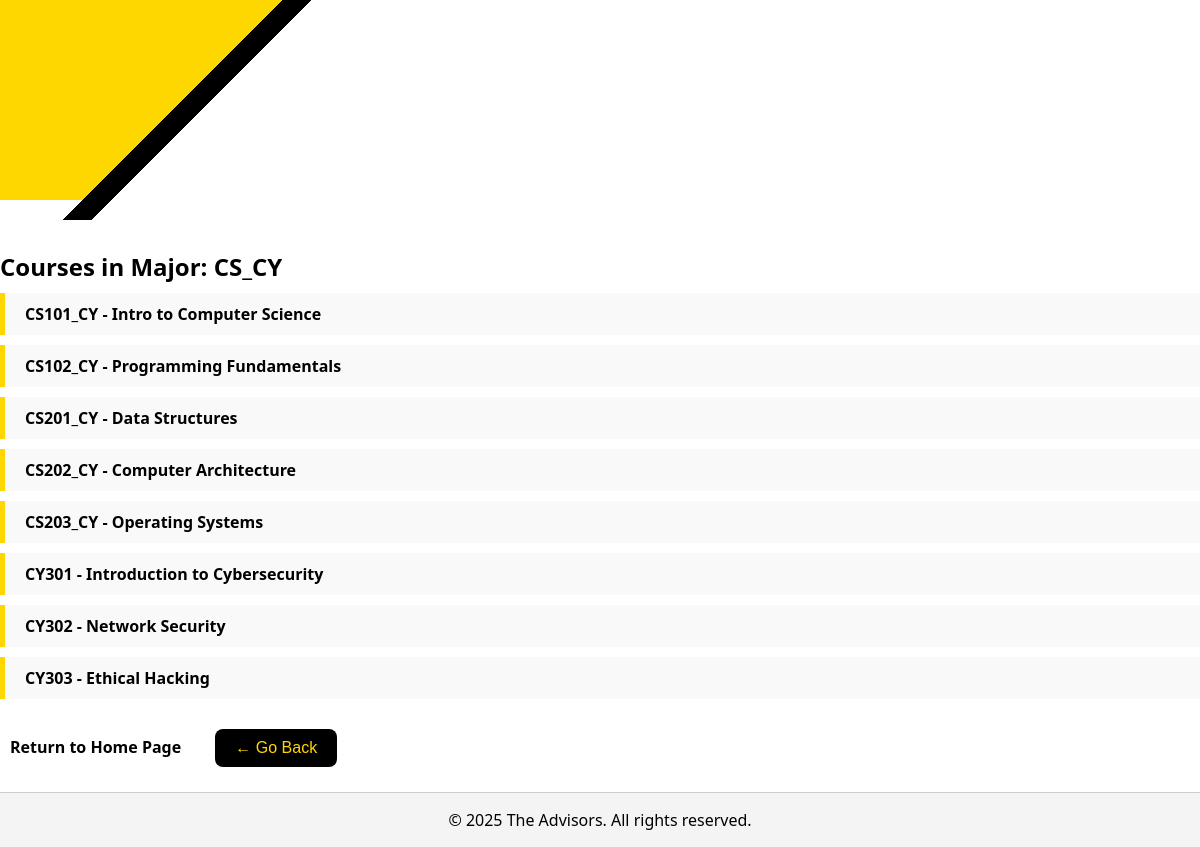
The page /view_major.php?major_id=CS_CY on the database its author committed.
### tables this page shows
CREATE TABLE "course" (
	"course_id"	TEXT,
	"course_name"	TEXT,
	"course_desc"	TEXT,
	"major_id"	TEXT,
	"prereq_id"	TEXT, core_id TEXT references core(core_id),
	PRIMARY KEY("course_id"),
	FOREIGN KEY("major_id") REFERENCES "major"("major_id"),
	FOREIGN KEY("prereq_id") REFERENCES "course"("course_id")
);

### view_major.php (the view, shortened to what this page needs)
<?php
include 'header.php';
$db = connectDB();
$major_id = $_GET['major_id'] ?? '';
$query = $db->prepare("SELECT * FROM course WHERE major_id = :major_id ORDER BY course_id ASC");
$query->execute([':major_id' => $major_id]);
$courses = $query->fetchAll(PDO::FETCH_ASSOC);
?>
<h2>Courses in Major: <?= htmlspecialchars($major_id) ?></h2>
<ul>
<?php foreach ($courses as $course): ?>
    <li>
        <a href="view_course.php?course_id=<?= urlencode($course['course_id']) ?>">
            <?= htmlspecialchars($course['course_id']) ?> - <?= htmlspecialchars($course['course_name']) ?>
        </a>
    </li>
<?php endforeach; ?>
</ul>
<a href="index.php">Return to Home Page</a>
<button onclick="history.back()" class="go-back-button">← Go Back</button>
<?php include 'footer.php'; ?>

### style.css (style rules this page uses)
* { margin: 0; padding: 0; box-sizing: border-box; }
body { font-family: 'Segoe UI', Tahoma, Geneva, Verdana, sans-serif; background-color: #ffffff; background-image: linear-gradient(135deg, #FFD700 0%, #FFD700 200px, transparent 200px), linear-gradient(135deg, transparent 0%, transparent 200px, #000000 200px, #000000 220px, transparent 220px); background-repeat: no-repeat; background-size: 100% 200px, 100% 220px; color: #000000; margin: 0; padding-top: 250px; }
h1, h2 { color: #000000; margin-bottom: 10px; }
a { color: #000000; text-decoration: none; font-weight: bold; margin: 0 10px; }
button { background-color: #000000; color: #ffffff; border: none; padding: 10px 20px; font-size: 1rem; border-radius: 5px; cursor: pointer; transition: background-color 0.3s, color 0.3s; z-index: 3; position: relative; }
ul { list-style-type: none; padding: 0; }
ul li { background-color: #f9f9f9; margin: 10px 0; padding: 10px; border-left: 5px solid #FFD700; }
.go-back-button { margin-top: 20px; margin-left: 20px; padding: 10px 20px; background-color: #000; color: #FFD700; border: none; border-radius: 8px; font-size: 1rem; cursor: pointer; transition: background-color 0.3s, color 0.3s; z-index: 2; position: relative; margin-bottom: 80px; }

### rows shown on the page
course: course_id "CS101_CY", course_name "Intro to Computer Science"
course: course_id "CS102_CY", course_name "Programming Fundamentals"
course: course_id "CS201_CY", course_name "Data Structures"
course: course_id "CS202_CY", course_name "Computer Architecture"
course: course_id "CS203_CY", course_name "Operating Systems"
course: course_id "CY301", course_name "Introduction to Cybersecurity"
course: course_id "CY302", course_name "Network Security"
course: course_id "CY303", course_name "Ethical Hacking"

### other values the page prints
$major_id "CS_CY"
